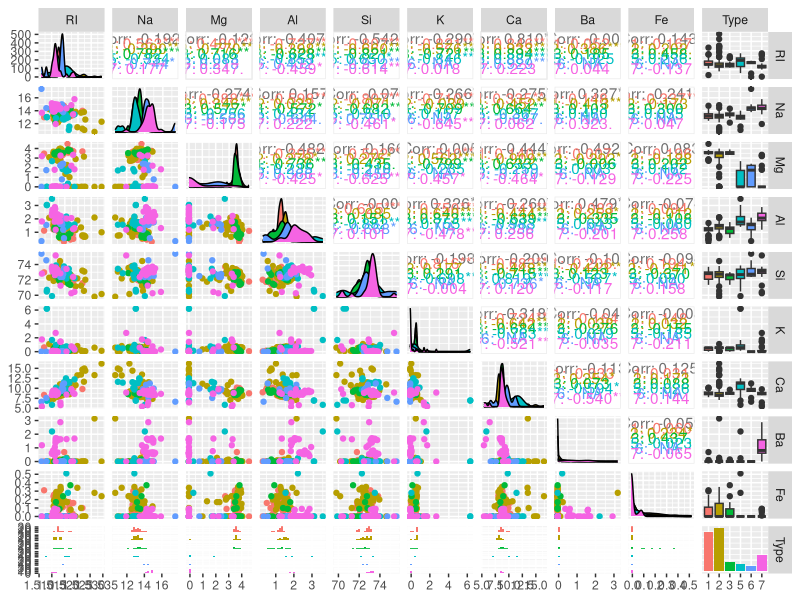
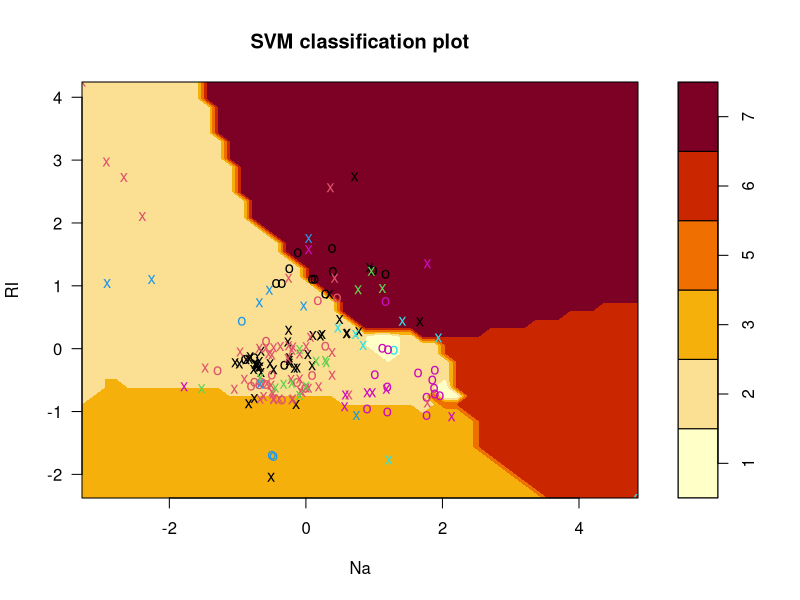
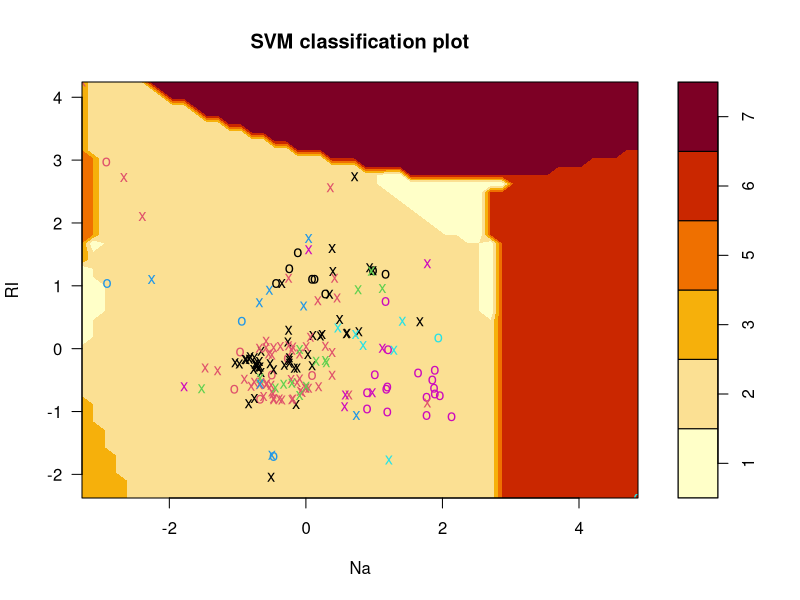
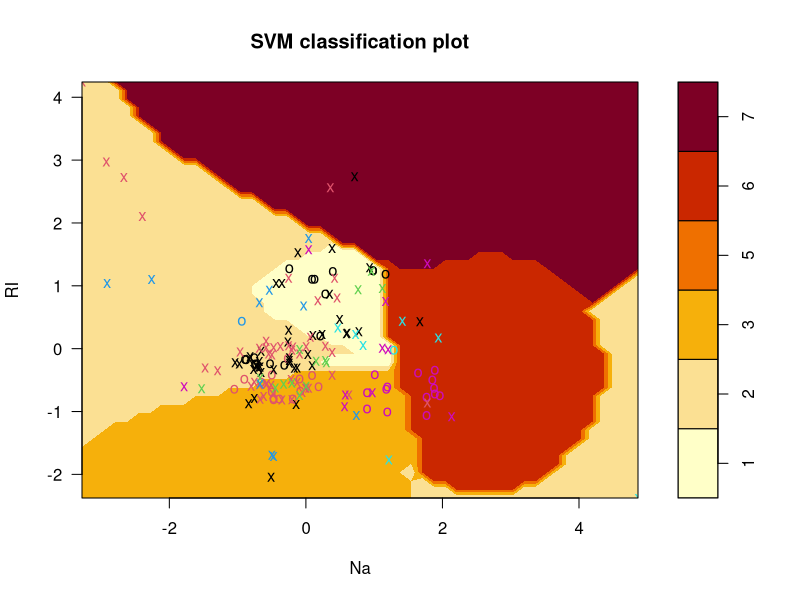
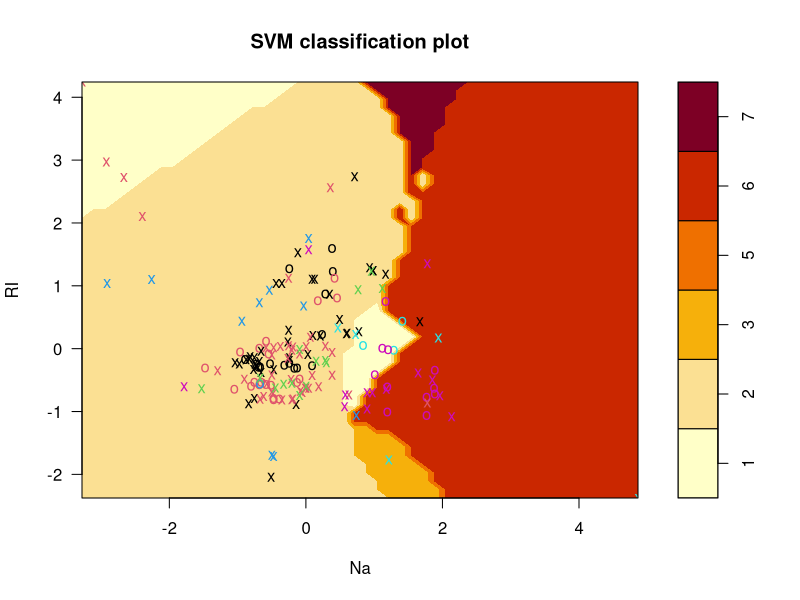

Source code (R) for these figures, in order:
# SUPPORT VECTOR MACHINE ALGORITHM =====================================================================================
# In machine learning, support vector machines (SVMs, also support vector networks) are supervised learning models with
# associated learning algorithms that analyze data for classification and regression analysis. Developed at AT&T Bell
# Laboratories by Vladimir Vapnik with colleagues (Boser et al., 1992, Guyon et al., 1993, Cortes and Vapnik, 1995,
# Vapnik et al., 1997) SVMs are one of the most robust prediction methods, being based on statistical learning frameworks
# or VC theory proposed by Vapnik (1982, 1995) and Chervonenkis (1974). Given a set of training examples, each marked as
# belonging to one of two categories, an SVM training algorithm builds a model that assigns new examples to one category
# or the other, making it a non-probabilistic binary linear classifier (although methods such as Platt scaling exist to
# use SVM in a probabilistic classification setting). SVM maps training examples to points in space so as to maximise the
# width of the gap between the two categories. New examples are then mapped into that same space and predicted to belong
# to a category based on which side of the gap they fall.

# In addition to performing linear classification, SVMs can efficiently perform a non-linear classification using what is
# called the kernel trick, implicitly mapping their inputs into high-dimensional feature spaces.

# The support vector clustering algorithm, created by Hava Siegelmann and Vladimir Vapnik, applies the statistics of
# support vectors, developed in the support vector machines algorithm, to categorize unlabeled data. These data sets
# require unsupervised learning approaches, which attempt to find natural clustering of the data to groups and, then,
# to map new data according to these clusters.

# Note:
# - SVM can be used to linear and non-linear data (depending on kernel),
# - SVM can be sensitive to outliers.

# Libraries ============================================================================================================
library(dplyr)
library(tidyr)
library(ggplot2)
library(caret)
library(e1071)

# Data =================================================================================================================
data(Glass, package = "mlbench")
# Additional Information:
# 1. Id number: 1 to 214
# 2. RI: refractive index
# 3. Na: Sodium (unit measurement: weight percent in corresponding oxide, as are attributes 4-10)
# 4. Mg: Magnesium
# 5. Al: Aluminum
# 6. Si: Silicon
# 7. K: Potassium
# 8. Ca: Calcium
# 9. Ba: Barium
# 10. Fe: Iron
# 11. Type of glass: (class attribute)
# -- 1 building_windows_float_processed
# -- 2 building_windows_non_float_processed
# -- 3 vehicle_windows_float_processed
# -- 4 vehicle_windows_non_float_processed (none in this database)
# -- 5 containers
# -- 6 tableware
# -- 7 headlamps

Glass %>% str()
# 'data.frame':	214 obs. of  10 variables:
# $ RI  : num  1.52 1.52 1.52 1.52 1.52 ...
# $ Na  : num  13.6 13.9 13.5 13.2 13.3 ...
# $ Mg  : num  4.49 3.6 3.55 3.69 3.62 3.61 3.6 3.61 3.58 3.6 ...
# $ Al  : num  1.1 1.36 1.54 1.29 1.24 1.62 1.14 1.05 1.37 1.36 ...
# $ Si  : num  71.8 72.7 73 72.6 73.1 ...
# $ K   : num  0.06 0.48 0.39 0.57 0.55 0.64 0.58 0.57 0.56 0.57 ...
# $ Ca  : num  8.75 7.83 7.78 8.22 8.07 8.07 8.17 8.24 8.3 8.4 ...
# $ Ba  : num  0 0 0 0 0 0 0 0 0 0 ...
# $ Fe  : num  0 0 0 0 0 0.26 0 0 0 0.11 ...
# $ Type: Factor w/ 6 levels "1","2","3","5",..: 1 1 1 1 1 1 1 1 1 1 ...

Glass$Type %>% table()
# .
#  1  2  3  5  6  7
# 70 76 17 13  9 29

Glass %>% psych::describe()
#       vars   n  mean   sd median trimmed  mad   min   max range  skew kurtosis   se
# RI       1 214  1.52 0.00   1.52    1.52 0.00  1.51  1.53  0.02  1.60     4.72 0.00
# Na       2 214 13.41 0.82  13.30   13.38 0.64 10.73 17.38  6.65  0.45     2.90 0.06
# Mg       3 214  2.68 1.44   3.48    2.87 0.30  0.00  4.49  4.49 -1.14    -0.45 0.10
# Al       4 214  1.44 0.50   1.36    1.41 0.31  0.29  3.50  3.21  0.89     1.94 0.03
# Si       5 214 72.65 0.77  72.79   72.71 0.57 69.81 75.41  5.60 -0.72     2.82 0.05
# K        6 214  0.50 0.65   0.56    0.43 0.17  0.00  6.21  6.21  6.46    52.87 0.04
# Ca       7 214  8.96 1.42   8.60    8.74 0.66  5.43 16.19 10.76  2.02     6.41 0.10
# Ba       8 214  0.18 0.50   0.00    0.03 0.00  0.00  3.15  3.15  3.37    12.08 0.03
# Fe       9 214  0.06 0.10   0.00    0.04 0.00  0.00  0.51  0.51  1.73     2.52 0.01
# Type*   10 214  2.54 1.71   2.00    2.31 1.48  1.00  6.00  5.00  1.04    -0.29 0.12

GGally::ggpairs(Glass, aes(colour = Type))

df <-
  Glass %>%
  mutate_if(is.numeric, scale) %>%
  mutate_if(is.matrix, as.vector)

# Split the data into training (80%) and test set (20%)
training.samples.df <- df$Type %>%
  createDataPartition(p = 0.8, list = FALSE)
train.data.df <- df[training.samples.df, ]
test.data.df <- df[-training.samples.df, ]

# Linear SVM classifier ================================================================================================
linear_svm <-
  svm(
    Type ~ .,
    data = train.data.df,
    kernel = "linear",
    cost = 10,
    scale = FALSE
  )
linear_svm
# Call:
#   svm(formula = Type ~ ., data = train.data.df, kernel = "linear", cost = 10, scale = FALSE)
# 
# 
# Parameters:
#   SVM-Type:  C-classification 
# SVM-Kernel:  linear 
#       cost:  10 
# 
# Number of Support Vectors:  125
plot(linear_svm, data = train.data.df, RI ~ Na)

pred <- predict(linear_svm, test.data.df[,-ncol(df)])

cm <- confusionMatrix(test.data.df$Type, pred)

cm$overall %>% round(5)
# Accuracy          Kappa  AccuracyLower  AccuracyUpper   AccuracyNull AccuracyPValue  McnemarPValue 
#  0.65000        0.50442        0.48316        0.79372        0.50000        0.04035            NaN 

cm$byClass %>% round(5)
# Sensitivity Specificity Pos Pred Value Neg Pred Value Precision  Recall      F1 Prevalence
# Class: 1     0.80000     0.80000        0.57143        0.92308   0.57143 0.80000 0.66667      0.250
# Class: 2     0.60000     0.85000        0.80000        0.68000   0.80000 0.60000 0.68571      0.500
# Class: 3     0.33333     0.94595        0.33333        0.94595   0.33333 0.33333 0.33333      0.075
# Class: 5     0.50000     0.97368        0.50000        0.97368   0.50000 0.50000 0.50000      0.050
# Class: 6     0.50000     1.00000        1.00000        0.97436   1.00000 0.50000 0.66667      0.050
# Class: 7     1.00000     0.94595        0.60000        1.00000   0.60000 1.00000 0.75000      0.075
# Detection Rate Detection Prevalence Balanced Accuracy
# Class: 1          0.200                0.350           0.80000
# Class: 2          0.300                0.375           0.72500
# Class: 3          0.025                0.075           0.63964
# Class: 5          0.025                0.050           0.73684
# Class: 6          0.025                0.025           0.75000
# Class: 7          0.075                0.125           0.97297

linear_svm <-
  svm(
    Type ~ .,
    data = train.data.df,
    kernel = "polynomial",
    cost = 10,
    scale = FALSE
  )
linear_svm
# Call:
#   svm(formula = Type ~ ., data = train.data.df, kernel = "polynomial", cost = 10, scale = FALSE)
# 
# 
# Parameters:
#   SVM-Type:  C-classification 
# SVM-Kernel:  polynomial 
#       cost:  10 
#     degree:  3 
#     coef.0:  0 
# 
# Number of Support Vectors:  142
plot(linear_svm, data = train.data.df, RI ~ Na)

pred <- predict(linear_svm, test.data.df[,-ncol(df)])

cm <- confusionMatrix(test.data.df$Type, pred)

cm$overall %>% round(5)
# Accuracy          Kappa  AccuracyLower  AccuracyUpper   AccuracyNull AccuracyPValue  McnemarPValue 
#  0.62500        0.45255        0.45801        0.77274        0.50000        0.07693            NaN

cm$byClass %>% round(5)
#          Sensitivity Specificity Pos Pred Value Neg Pred Value Precision  Recall      F1 Prevalence
# Class: 1     0.69231     0.81481        0.64286        0.84615   0.64286 0.69231 0.66667      0.325
# Class: 2     0.60000     0.85000        0.80000        0.68000   0.80000 0.60000 0.68571      0.500
# Class: 3          NA     0.92500             NA             NA   0.00000      NA      NA      0.000
# Class: 5     0.33333     0.97297        0.50000        0.94737   0.50000 0.33333 0.40000      0.075
# Class: 6     0.00000     0.97436        0.00000        0.97436   0.00000 0.00000     NaN      0.025
# Class: 7     1.00000     0.94595        0.60000        1.00000   0.60000 1.00000 0.75000      0.075
#          Detection Rate Detection Prevalence Balanced Accuracy
# Class: 1          0.225                0.350           0.75356
# Class: 2          0.300                0.375           0.72500
# Class: 3          0.000                0.075                NA
# Class: 5          0.025                0.050           0.65315
# Class: 6          0.000                0.025           0.48718
# Class: 7          0.075                0.125           0.97297

# Non-Linear SVM classifier ============================================================================================
nonlinear_svm <-
  svm(
    Type ~ .,
    data = train.data.df,
    kernel = "radial",
    cost = 10,
    scale = FALSE
  )
nonlinear_svm
# Call:
#   svm(formula = Type ~ ., data = train.data.df, kernel = "radial", cost = 10, scale = FALSE)
# 
# 
# Parameters:
#   SVM-Type:  C-classification 
# SVM-Kernel:  radial 
#       cost:  10 
# 
# Number of Support Vectors:  131
plot(nonlinear_svm, data = train.data.df, RI ~ Na)

pred <- predict(nonlinear_svm, test.data.df[,-ncol(df)])

cm <- confusionMatrix(test.data.df$Type, pred)

cm$overall %>% round(5)
# Accuracy          Kappa  AccuracyLower  AccuracyUpper   AccuracyNull AccuracyPValue  McnemarPValue 
#  0.65000        0.49367        0.48316        0.79372        0.42500        0.00343            NaN

cm$byClass %>% round(5)
#          Sensitivity Specificity Pos Pred Value Neg Pred Value Precision  Recall      F1 Prevalence
# Class: 1     0.73333     0.88000        0.78571        0.84615   0.78571 0.73333 0.75862      0.375
# Class: 2     0.58824     0.78261        0.66667        0.72000   0.66667 0.58824 0.62500      0.425
# Class: 3     0.50000     0.94737        0.33333        0.97297   0.33333 0.50000 0.40000      0.050
# Class: 5     1.00000     0.97436        0.50000        1.00000   0.50000 1.00000 0.66667      0.025
# Class: 6     0.00000     0.97436        0.00000        0.97436   0.00000 0.00000     NaN      0.025
# Class: 7     0.75000     0.94444        0.60000        0.97143   0.60000 0.75000 0.66667      0.100
#          Detection Rate Detection Prevalence Balanced Accuracy
# Class: 1          0.275                0.350           0.80667
# Class: 2          0.250                0.375           0.68542
# Class: 3          0.025                0.075           0.72368
# Class: 5          0.025                0.050           0.98718
# Class: 6          0.000                0.025           0.48718
# Class: 7          0.075                0.125           0.84722

nonlinear_svm <-
  svm(
    Type ~ .,
    data = train.data.df,
    kernel = "sigmoid",
    cost = 10,
    scale = FALSE
  )
nonlinear_svm
# Call:
#   svm(formula = Type ~ ., data = train.data.df, kernel = "sigmoid", cost = 10, scale = FALSE)
# 
# 
# Parameters:
#   SVM-Type:  C-classification 
# SVM-Kernel:  sigmoid 
#       cost:  10 
#     coef.0:  0 
# 
# Number of Support Vectors:  122
plot(nonlinear_svm, data = train.data.df, RI ~ Na)

pred <- predict(nonlinear_svm, test.data.df[,-ncol(df)])

cm <- confusionMatrix(test.data.df$Type, pred)

cm$overall %>% round(5)
# Accuracy          Kappa  AccuracyLower  AccuracyUpper   AccuracyNull AccuracyPValue  McnemarPValue 
#  0.45000        0.19340        0.29259        0.61509        0.57500        0.95996            NaN

cm$byClass %>% round(5)
#          Sensitivity Specificity Pos Pred Value Neg Pred Value Precision  Recall      F1 Prevalence
# Class: 1     0.50000     0.70000        0.35714        0.80769   0.35714 0.50000 0.41667      0.250
# Class: 2     0.43478     0.70588        0.66667        0.48000   0.66667 0.43478 0.52632      0.575
# Class: 3     0.00000     0.92308        0.00000        0.97297   0.00000 0.00000     NaN      0.025
# Class: 5     0.00000     0.94595        0.00000        0.92105   0.00000 0.00000     NaN      0.075
# Class: 6          NA     0.97500             NA             NA   0.00000      NA      NA      0.000
# Class: 7     1.00000     0.94595        0.60000        1.00000   0.60000 1.00000 0.75000      0.075
#          Detection Rate Detection Prevalence Balanced Accuracy
# Class: 1          0.125                0.350           0.60000
# Class: 2          0.250                0.375           0.57033
# Class: 3          0.000                0.075           0.46154
# Class: 5          0.000                0.050           0.47297
# Class: 6          0.000                0.025                NA
# Class: 7          0.075                0.125           0.97297

# SVM Regression =======================================================================================================
